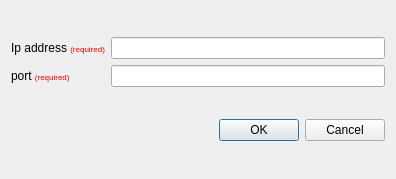
<?xml version="1.0" encoding="UTF-8"?>
<ui version="4.0">
 <class>PQEtpConnectionManager</class>
 <widget class="QDialog" name="PQEtpConnectionManager">
  <property name="geometry">
   <rect>
    <x>0</x>
    <y>0</y>
    <width>396</width>
    <height>179</height>
   </rect>
  </property>
  <property name="windowTitle">
   <string>Epc Data Load Manager</string>
  </property>
  <layout class="QVBoxLayout" name="verticalLayout">
   <item>
    <layout class="QGridLayout" name="gridLayout">
     <item row="1" column="0">
      <widget class="QLabel" name="label">
       <property name="text">
        <string>Ip address &lt;font size=-2 color=&quot;red&quot;&gt;(required)&lt;/font&gt;</string>
       </property>
      </widget>
     </item>
     <item row="1" column="2">
      <widget class="QLineEdit" name="etp_ip"/>
     </item>
     <item row="2" column="0">
      <widget class="QLabel" name="label_2">
       <property name="text">
        <string>port &lt;font size=-2 color=&quot;red&quot;&gt;(required)&lt;/font&gt;</string>
       </property>
      </widget>
     </item>
     <item row="2" column="2">
      <widget class="QLineEdit" name="etp_port"/>
     </item>
    </layout>
   </item>
   <item>
    <widget class="QDialogButtonBox" name="buttonBox">
     <property name="orientation">
      <enum>Qt::Horizontal</enum>
     </property>
     <property name="standardButtons">
      <set>QDialogButtonBox::Cancel|QDialogButtonBox::Ok</set>
     </property>
    </widget>
   </item>
  </layout>
 </widget>
 <resources/>
 <connections>
  <connection>
   <sender>buttonBox</sender>
   <signal>accepted()</signal>
   <receiver>PQEtpConnectionManager</receiver>
   <slot>accept()</slot>
   <hints>
    <hint type="sourcelabel">
     <x>248</x>
     <y>254</y>
    </hint>
    <hint type="destinationlabel">
     <x>157</x>
     <y>274</y>
    </hint>
   </hints>
  </connection>
  <connection>
   <sender>buttonBox</sender>
   <signal>rejected()</signal>
   <receiver>PQEtpConnectionManager</receiver>
   <slot>reject()</slot>
   <hints>
    <hint type="sourcelabel">
     <x>316</x>
     <y>260</y>
    </hint>
    <hint type="destinationlabel">
     <x>286</x>
     <y>274</y>
    </hint>
   </hints>
  </connection>
 </connections>
</ui>
